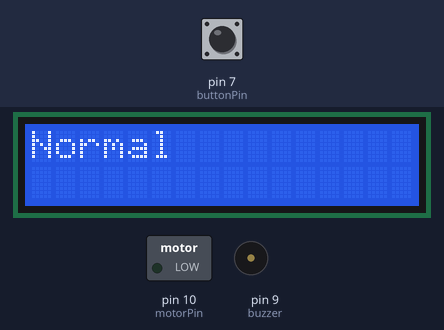
The sketch below on a simulated Arduino Uno, built with avr-gcc and run on an emulated ATmega328P. Shown: 16×2 character LCD, switched loads named in the sketch (green lamp = pin HIGH), buzzer (waves = sounding). The inputs (shaded band) are chosen by the test bench; at power-on: pin 7 (buttonPin) HIGH.

Above: at 1.2 s.
1.3 s: pin 7 (buttonPin) pulled LOW for 0.15 s
2.9 s: pin 7 (buttonPin) pulled LOW for 1 s
At 3.3 s:
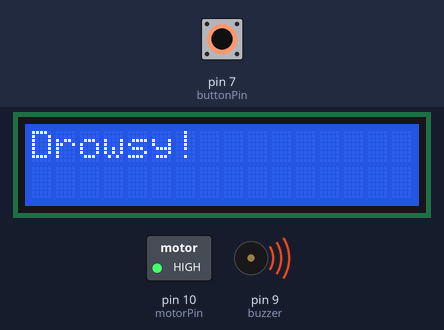
5.4 s: pin 7 (buttonPin) pulled LOW for 3.2 s
At 6.4 s:
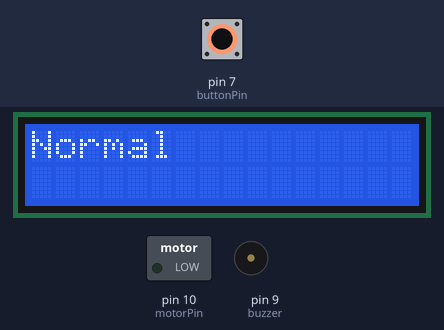
Timing chart, 0 to 8.4 s (numbered marks = the images above; inputs shaded):
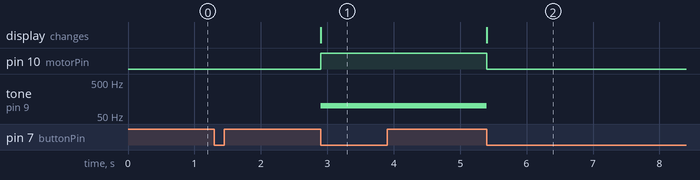

The sketch:

arduino_drowsiness.ino
```cpp
#include <LiquidCrystal.h>

LiquidCrystal lcd(12, 11, 5, 4, 3, 2);

const int buttonPin = 7;
bool drowsy = true;
int lastButtonState = HIGH;
const int buzzer = 9;
const int motorPin = 10;

void setup() {
  lcd.begin(16, 2);
  pinMode(buttonPin, INPUT_PULLUP);
  pinMode(buzzer, OUTPUT);
  pinMode(motorPin, OUTPUT);

  lcd.clear();
  lcd.setCursor(0, 0);
  lcd.print("Normal");
}

void loop() {
  int currentButtonState = digitalRead(buttonPin);

  if (lastButtonState == HIGH && currentButtonState == LOW) {
    drowsy = !drowsy;

    lcd.clear();
    lcd.setCursor(0, 0);

    if (drowsy){
      lcd.print("Drowsy!");
      tone(buzzer, 100);
      digitalWrite(motorPin, HIGH);
	  delay(500);
    }
    else{
      lcd.print("Normal");
      noTone(buzzer);
      digitalWrite(motorPin, LOW);
	  delay(500);
  }

    delay(200);
  }

  lastButtonState = currentButtonState;
}
```

Measured:
- after the input at 2.9 s, pin 10 (motorPin): LOW → HIGH at once; tone on pin 9 (buzzer): silent → 100 Hz at once; the display: changes at once (image 1)
- after the input at 5.4 s, pin 10 (motorPin): HIGH → LOW at once; tone on pin 9 (buzzer): 100 Hz → silent at once; the display: changes at once (image 2)
